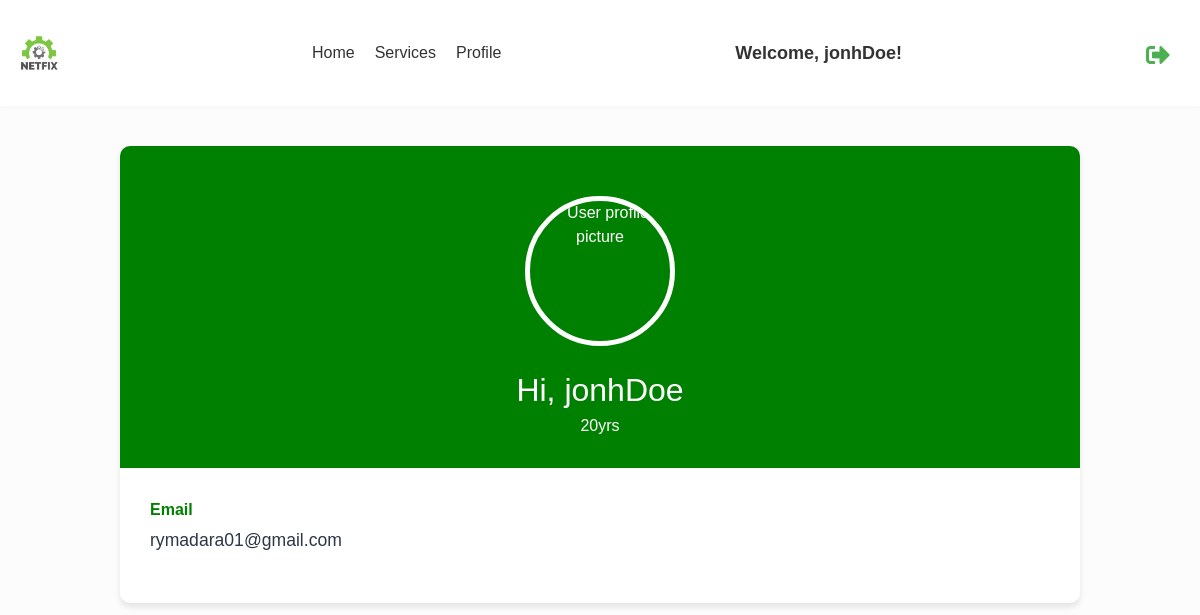
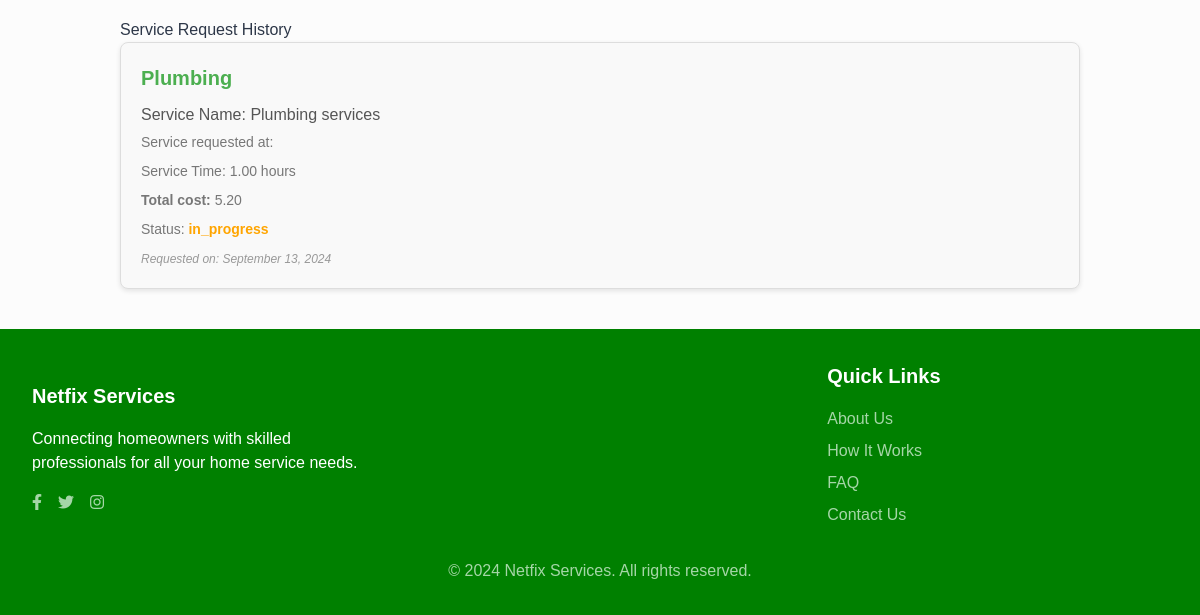
Before: /customer/jonhDoe (signed in) with the older database file (2 pictures, top to bottom).
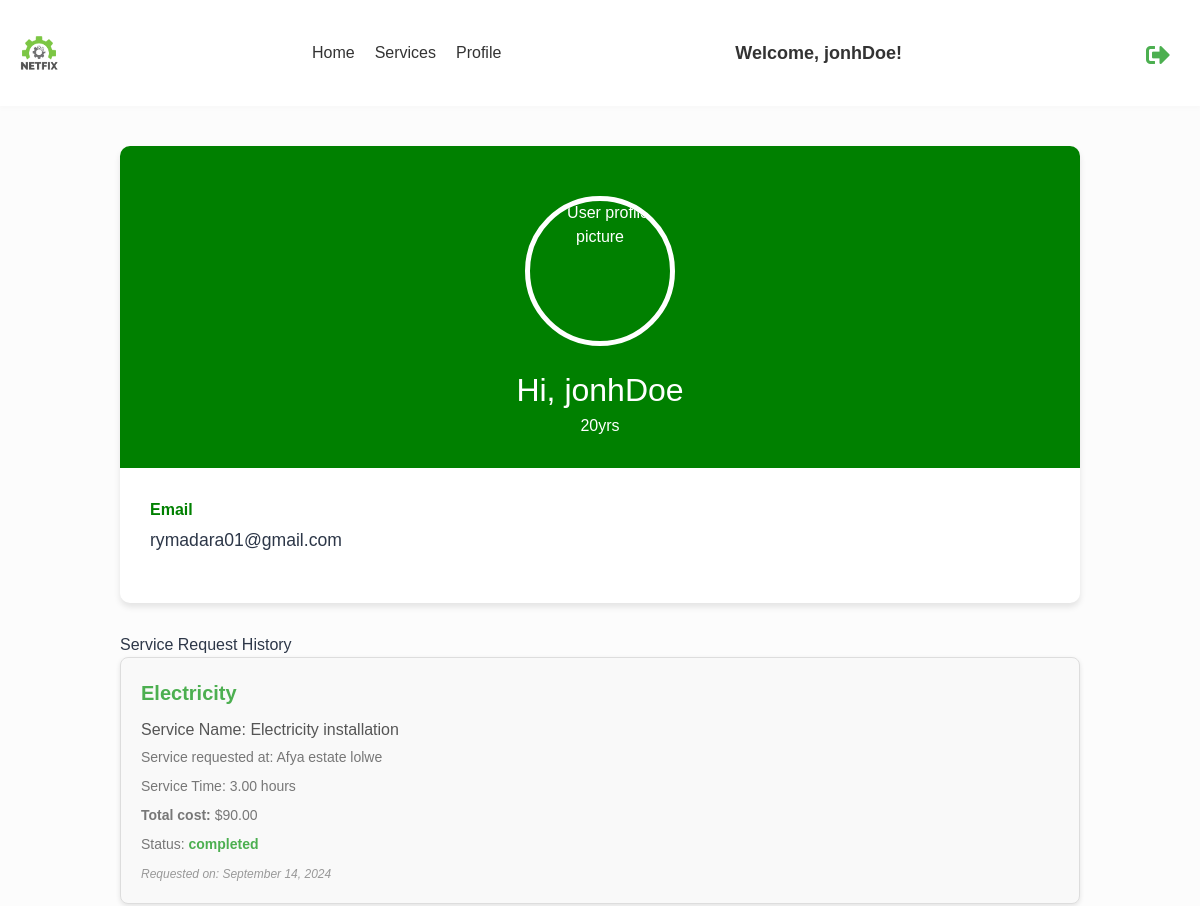
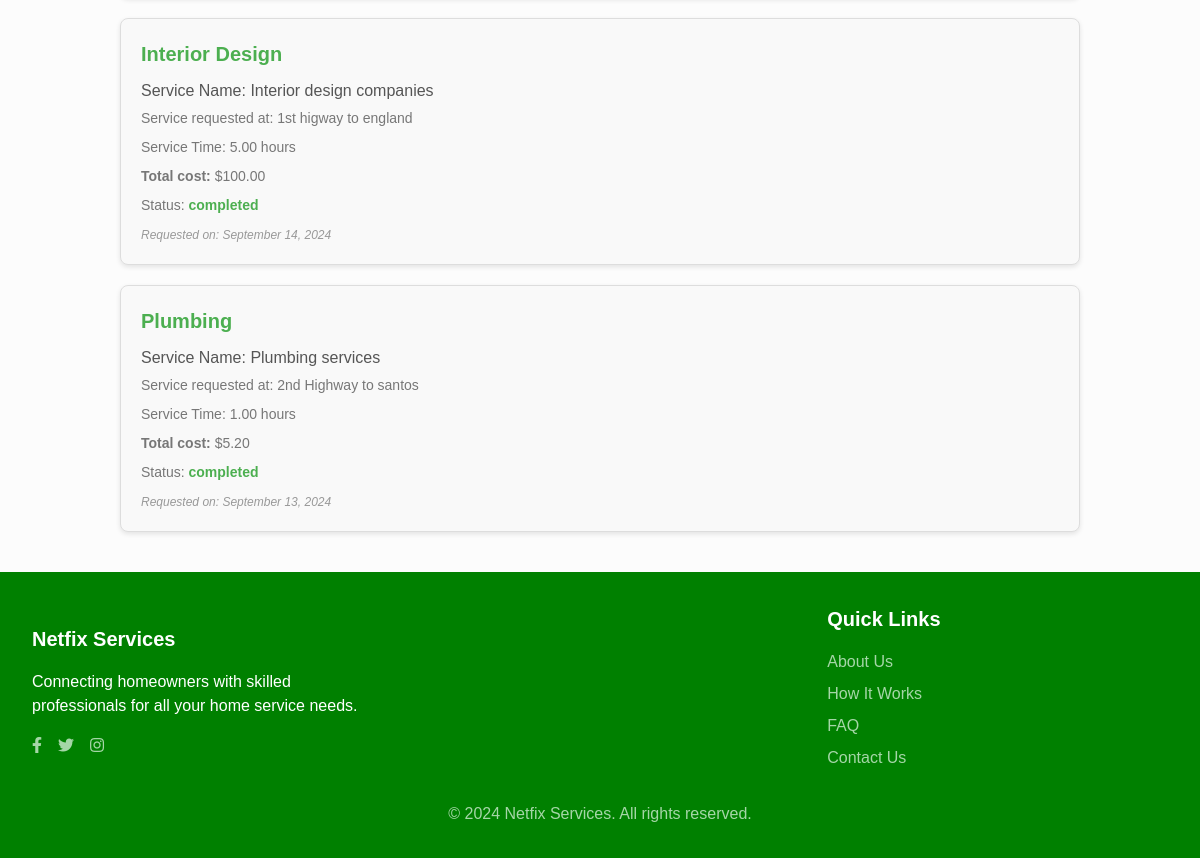
After: the same page with the newer database file (2 pictures, top to bottom).
### services/models.py (models this page shows, shortened)
class RequestedService(models.Model):
    SERVICE_STATUS_CHOICES = [
        ("in_progress", "In Progress"),
        ("completed", "Completed"),
    ]
    company = models.ForeignKey(
        Company, on_delete=models.CASCADE, related_name="requested_services"
    )
    service_name = models.CharField(max_length=100)
    service_field = models.CharField(max_length=100)
    address = models.CharField(max_length=255)
    service_time_hours = models.DecimalField(max_digits=5, decimal_places=2)
    requested_at = models.DateTimeField(default=timezone.now)
    status = models.CharField(
        max_length=20, choices=SERVICE_STATUS_CHOICES, default="in_progress"
    )
    requested_by = models.ForeignKey(
        User, on_delete=models.CASCADE, related_name="requested_services"
    )
    customer_review = models.TextField(
        blank=True, null=True
    )  # Optional customer feedback
    rating = models.IntegerField(
        validators=[MinValueValidator(0), MaxValueValidator(5)], default=0
    )  # Rating given by the customer

### netfix/views.py (the view)
# urls.py: path("customer/<str:name>", v.customer_profile, name="customer_profile"),
@login_required(login_url=reverse_lazy("users:choose_registration"))
def customer_profile(request, name):
    user = get_object_or_404(User, username=name)
    customer = get_object_or_404(Customer, user=user)
    service_requests = RequestedService.objects.filter(
        requested_by=request.user
    ).order_by("-requested_at")
    services_with_cost = []
    for request_service in service_requests:
        service = get_object_or_404(
            Service, name=request_service.service_name, company=request_service.company
        )
        total_cost = service.price_hour * Decimal(request_service.service_time_hours)
        total_cost = total_cost.quantize(Decimal("0.01"), rounding=ROUND_HALF_UP)
        services_with_cost.append(
            {"service_request": request_service, "total_cost": total_cost}
        )
    today = timezone.now().date()
    age = (
        today.year
        - customer.date_of_birth.year
        - (
            (today.month, today.day)
            < (customer.date_of_birth.month, customer.date_of_birth.day)
        )
    )
    return render(
        request,
        "users/customer_profile.html",
        {
            "user": user,
            "customer": customer,
            "services_with_cost": services_with_cost,  # Pass services with cost to the template
            "age": age,  # Pass the age to the template
        },
    )

### users/templates/users/customer_profile.html (shortened to what this page needs)
{% extends 'base.html' %}
{% load static %}
{% block extra_css %}
<link href="{% static 'css/customer_profile.css' %}" rel="stylesheet">
<link href="{% static 'css/service_review.css' %}" rel="stylesheet">
{% endblock %}
{% block content %}
<div class="container3">
    <div class="profile-card">
        <div class="profile-header">
            <img src="https://images.unsplash.com/photo-1496115965489-21be7e6e59a0?q=80&w=987&auto=format&fit=crop&ixlib=rb-4.0.3&ixid=M3wxMjA3fDB8MHxwaG90by1wYWdlfHx8fGVufDB8fHx8fA%3D%3D" alt="User profile picture" class="profile-img" width="150" height="150">
            <h2 class="profile-name">Hi, {{ user.username }}</h2>
            <h3 class="profile-age">{{ age }}yrs</h3>
        </div>
        <div class="profile-info">
            <div class="info-item">
                <div class="info-label">Email</div>
                <div class="info-value">{{ user.email }}</div>
            </div>
        </div>
    </div>
    <div class="service-history">
        <h3>Service Request History</h3>
        {% for service in services_with_cost %}
         {% if service.service_request.status != 'completed' %}
            <a class="service-item" href="javascript:void(0);" onclick="openPopup('{{ service.service_request.service_name }}', '{{ service.service_request.address }}', '{{ service.service_request.service_time_hours }}', '{{ service.service_request.status }}', '{{ service.service_request.id }}')">
                <h4 class="service-title">{{ service.service_request.service_field }}</h4>
                <h5>Service Name: {{ service.service_request.service_name }}</h5>
                <p>Service requested at: {{ service.address }}</p>
                <p>Service Time: {{ service.service_request.service_time_hours }} hours</p>
                <p><strong>Total cost: </strong>{{ service.total_cost }}</p>
                <p>Status: <span class="service-status {% if service.service_request.status == 'completed' %}status-completed{% else %}status-in-progress{% endif %}">
                    {{ service.service_request.status }}
                </span></p>
                <div class="service-date">Requested on: {{ service.service_request.requested_at|date:"F d, Y" }}</div>
            </a>
         {% else %}
            <div class="service-item">
                <h4 class="service-title">{{ service.service_request.service_field }}</h4>
                <h5>Service Name: {{ service.service_request.service_name }}</h5>
                <p>Service requested at: {{ service.service_request.address }}</p>
                <p>Service Time: {{ service.service_request.service_time_hours }} hours</p>
                <p><strong>Total cost: </strong>${{ service.total_cost }}</p>
                <p>Status: <span class="service-status {% if service.service_request.status == 'completed' %}status-completed{% else %}status-in-progress{% endif %}">
                    {{ service.service_request.status }}
                </span></p>
                <div class="service-date">Requested on: {{ service.service_request.requested_at|date:"F d, Y" }}</div>
            </div>
         {% endif %}
        {% empty %}
            <p>No service history available.</p>
        {% endfor %}
    </div>
</div>
{% endblock %}

Changed rows visible on the page:
added RequestedService: service_request.service_field "Electricity", service_request.service_name "Electricity installation", service_request.address "Afya estate lolwe", service_request.service_time_hours "3.00", total_cost "90.00", service_request.status "completed", service_request.requested_at "September 14, 2024"
added RequestedService: service_request.service_field "Interior Design", service_request.service_name "Interior design companies", service_request.address "1st higway to england", service_request.service_time_hours "5.00", total_cost "100.00", service_request.status "completed", service_request.requested_at "September 14, 2024"
changed RequestedService "Plumbing": status "in_progress" → "completed" (drawn); service_request.address (not shown) → "2nd Highway to santos"; service_request.status "in_progress" → "completed"
